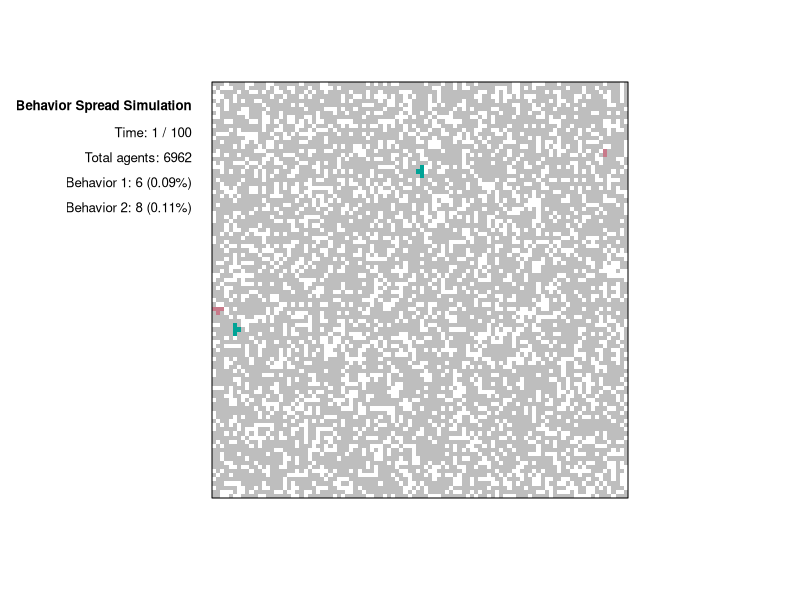
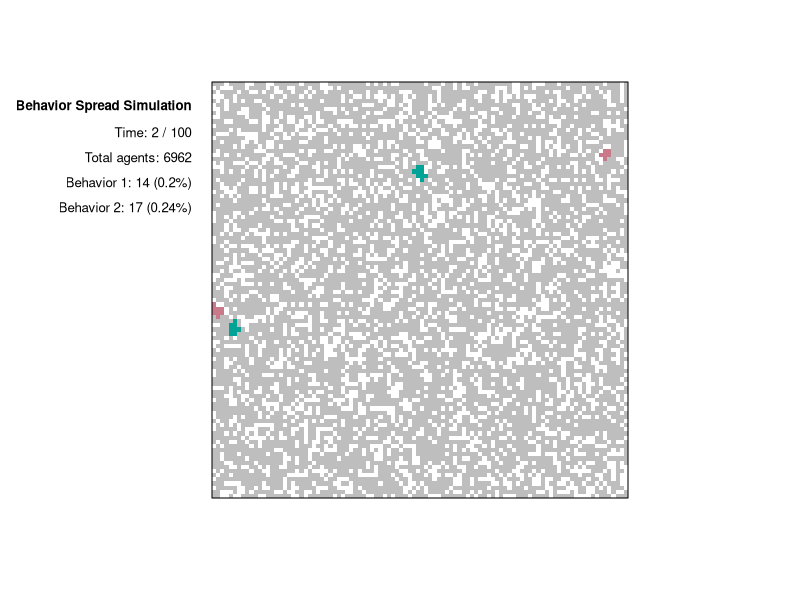
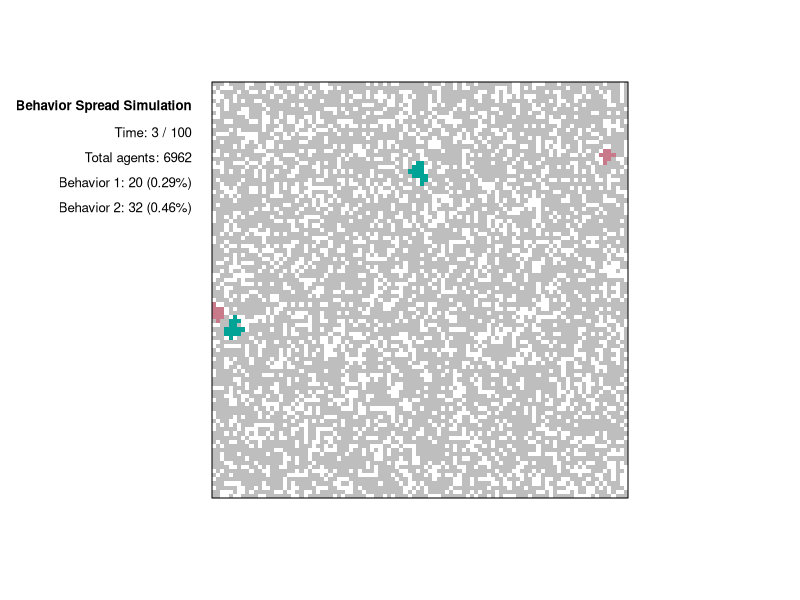
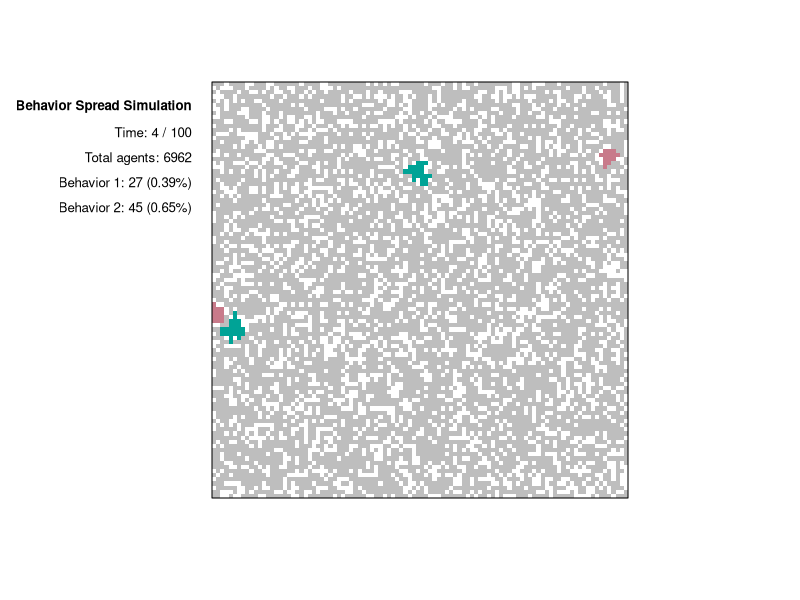
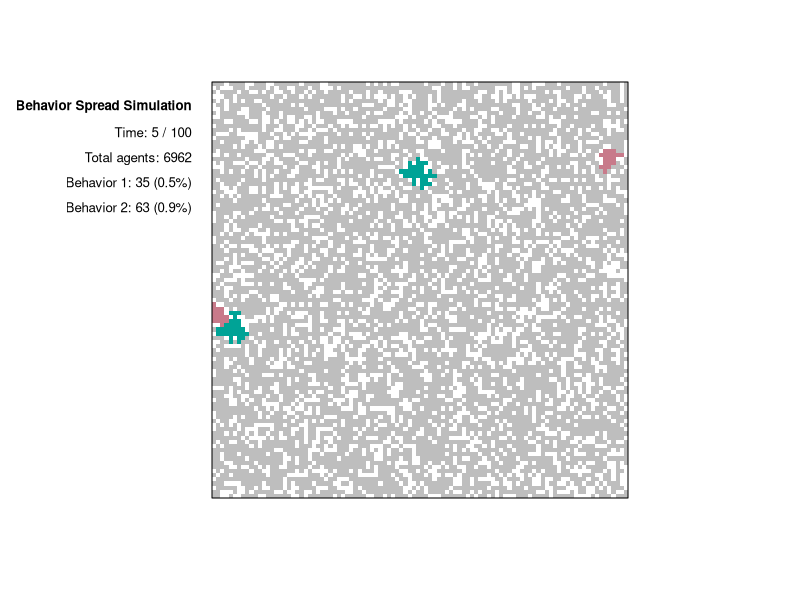
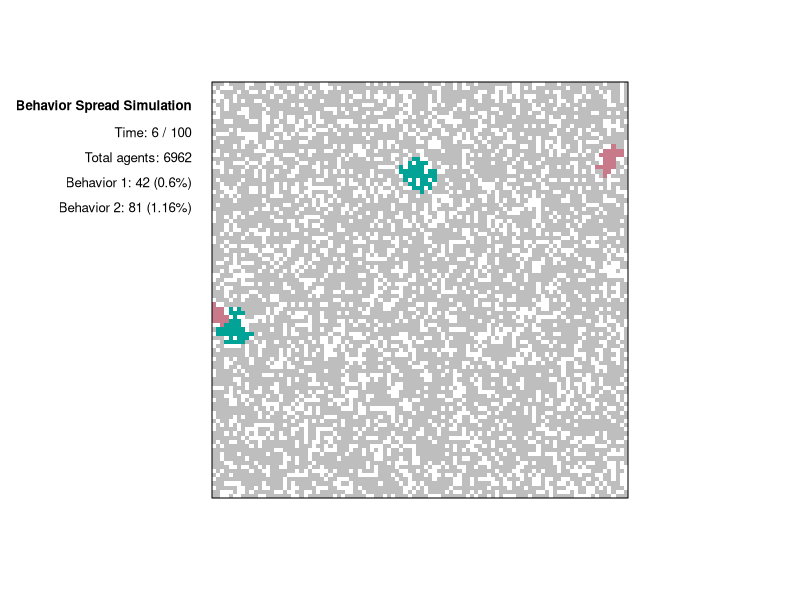
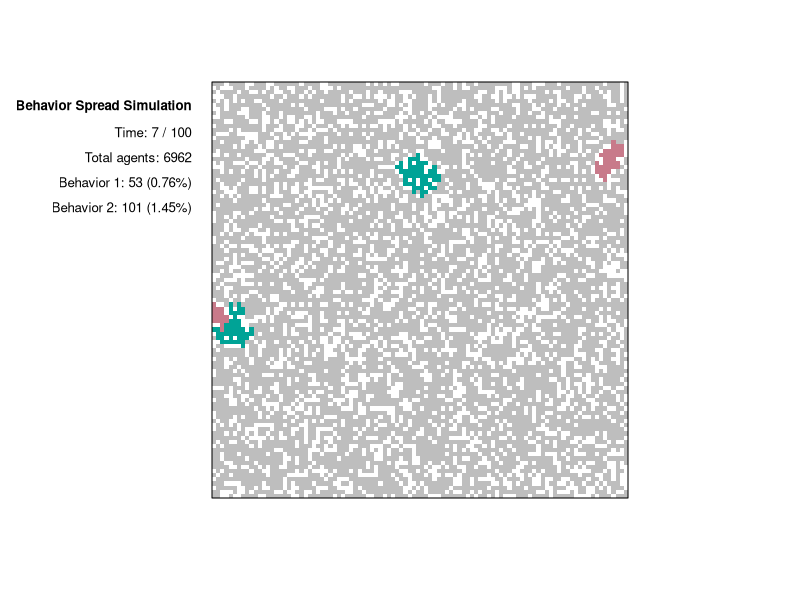
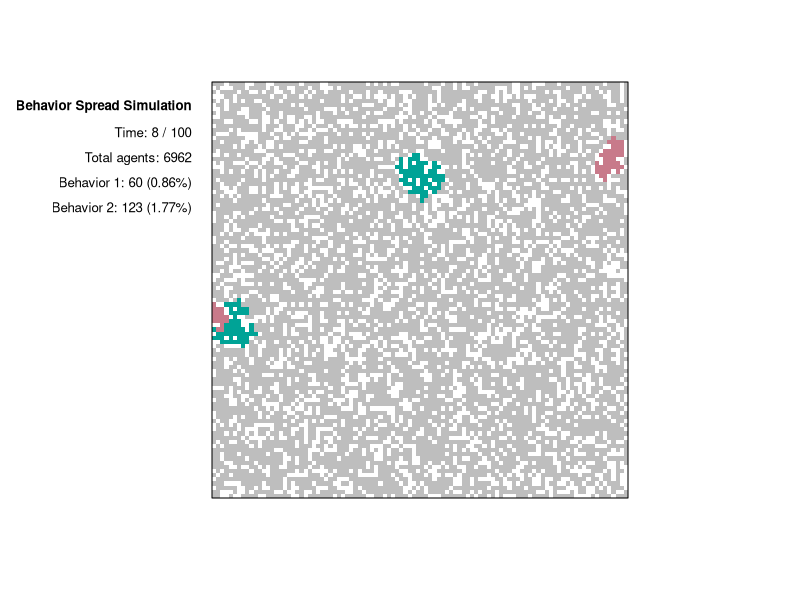

Here is the R script that generated these plots, in order:
# Title: Simulate behavior spread in a social network
# Author: Przemyslaw Marcowski, PhD
# Email: p.marcowski@gmail.com
# Date: 2024-02-03
# Copyright (c) 2024 Przemyslaw Marcowski

# This code is licensed under the MIT license found in the
# LICENSE file in the root directory of this source tree.

# This script simulates the spread of behaviors within a social network,
# represented as a grid. Each cell can be empty, contain an unaffected agent, 
# or an agent influenced by one of several behaviors. The simulation models 
# how behaviors spread through social influence, with agents adopting behaviors
# based on specific probabilities. Unaffected agents can adopt a behavior if 
# adjacent to an agent with that behavior, while affected agents can switch to
# a different behavior if exposed to it. The process visualizes the dynamics of
# behavior spread, including adoption and switching, across a defined number of
# steps. Parameters such as the probabilities for adopting or switching 
# behaviors, the initial density of agents, and the number of origin points for
# behaviors are configurable, enabling exploration of different scenarios of 
# social influence and behavior dynamics. The script also calculates and 
# displays various statistics related to the agent population and behavior 
# distribution, such as the total number of agents, the count and percentage of
# agents adopting each behavior, and the current simulation step.

# Initialize parameters
grid_size <- 100 # size of grid representing social network
tlength <- 100 # total number of simulation steps
num_behaviors <- 2 # total number of distinct behaviors that can spread
prob_unaffected <- 0.75 # probability of unaffected agent adopting behavior
prob_affected <- 0.25 # probability of affected agent switching to different behavior
initial_agents_density <- 0.7 # initial agent density within grid
origins_per_behavior <- c(2, 2) # number of origin points for each behavior

# Create color map for visualizing agent states
color_map <- c("white", "grey", hcl.colors(num_behaviors, palette = "Dark 2"))

# Validate parameter configuration
if (length(origins_per_behavior) != num_behaviors) {
  stop("Error: The length of 'origins_per_behavior' must match 'num_behaviors'.")
}

simulate_behavior_spread <- function(tlength) {
  # Simulates the spread of behaviors within a social network, represented as a grid.
  # It updates the grid over a series of time steps, reflecting the adoption
  # and switching of behaviors among agents. The grid is visualized at each time
  # step, displaying the dynamic spread and evolution of behaviors through color-coded cells.
  #
  # Args:
  #   tlength: Total number of time steps the simulation will run.
  #
  # Returns:
  #   The function does not return a value but generates a series of visualizations
  #   showing the state of the social network at each step. It concludes when
  #   either the specified number of steps is completed or if a step occurs where no new
  #   behavior spreads, indicating a stable configuration has been reached.

  # Initialize grid with empty cells and agents
  # 0 = empty cell
  # 1 = unaffected agent
  grid <- matrix(
    sample(0:1, grid_size^2, replace = TRUE, prob = c(1 - initial_agents_density, initial_agents_density)),
    nrow = grid_size, ncol = grid_size
  )

  # Assign origin points for each behavior within grid
  for (behavior in 1:num_behaviors) {
    for (origin in 1:origins_per_behavior[behavior]) {
      repeat {
        selected_cell <- sample(which(grid == 1), 1)
        if (grid[selected_cell] == 1) { # ensure the cell is currently unaffected
          # Assign behavior (behaviors start from index 2)
          grid[selected_cell] <- behavior + 1
          break
        }
      }
    }
  }

  # Vector to track if behaviors are spreading during each simulation step
  behavior_spreading <- rep(FALSE, num_behaviors)

  # Main simulation loop
  for (t in 1:tlength) {
    new_grid <- matrix(nrow = grid_size, ncol = grid_size, data = grid) # prepare new grid state
    behavior_spreading <- rep(FALSE, num_behaviors) # reset tracking for current step

    # Update grid state based on current behaviors and spread probabilities
    for (i in 1:nrow(grid)) {
      for (j in 1:ncol(grid)) {
        # Identify neighboring cells to consider for behavior spread
        neighbors <- c(
          grid[i, max(j - 1, 1)], # west
          grid[max(i - 1, 1), j], # north
          grid[i, min(j + 1, ncol(grid))], # east
          grid[min(i + 1, nrow(grid)), j] # south
        )

        current_state <- grid[i, j]

        # Check and apply behavior spread rules
        for (behavior in 2:(num_behaviors + 1)) {
          if ((current_state == 1 && any(neighbors == behavior) && runif(1) < prob_unaffected) ||
            (current_state >= 2 && current_state != behavior && any(neighbors == behavior) && runif(1) < prob_affected)) {
            new_grid[i, j] <- behavior
            behavior_spreading[behavior - 1] <- TRUE
            break
          }
        }
      }
    }

    grid <- new_grid # apply updated state for next step
    
    # Calculate statistics
    total_agents <- sum(grid > 0)
    behavior_counts <- table(grid[grid > 1])
    behavior_percentages <- round(behavior_counts / total_agents * 100, 2)
    
    # Set horizontal and vertical offsets for labels positioning relative to plot
    x_offset <- 2
    y_offset <- 0.06
    
    # Create vector of labels for statistics
    labels <- c(
      substitute(paste(bold("Behavior Spread Simulation"))),
      paste("Time:", t, "/", tlength),
      paste("Total agents:", total_agents)
    )
    for (b in 1:num_behaviors) {
      labels <- c(labels, paste0("Behavior ", b, ": ", behavior_counts[b], " (", behavior_percentages[b], "%)"))
    }
    
    # Generate sequence of y-coordinates for labels
    y_coords <- seq(
      from = grid_size - y_offset * grid_size,
      by = -y_offset * grid_size,
      length.out = length(labels)
    )

    # Visualize current state of grid
    par(mfrow = c(1, 1), pty = "s")
    image(1:grid_size, 1:grid_size, t(grid[nrow(grid):1, ]), col = color_map, axes = FALSE, xlab = "", ylab = "")
    box()
    
    # Display labels by applying text function to each label and y-coordinate  
    mapply(
      text,
      x = rep(-x_offset, length(labels)),
      y = y_coords,
      labels = labels,
      pos = 2,
      cex = 0.8,
      xpd = TRUE
    )
    
    Sys.sleep(.1) # pause for animation effect

    if (!any(behavior_spreading)) { # if no behaviors spread, stop simulation
      message("Simulation stopped early. No behavior spreading at time: ", t)
      break
    }

    # Message simulation complete
    if (t == tlength) {
      message("Simulation complete after specified time: ", tlength)
    }
  }
}

# Run simulation for specified time steps
simulate_behavior_spread(tlength)
